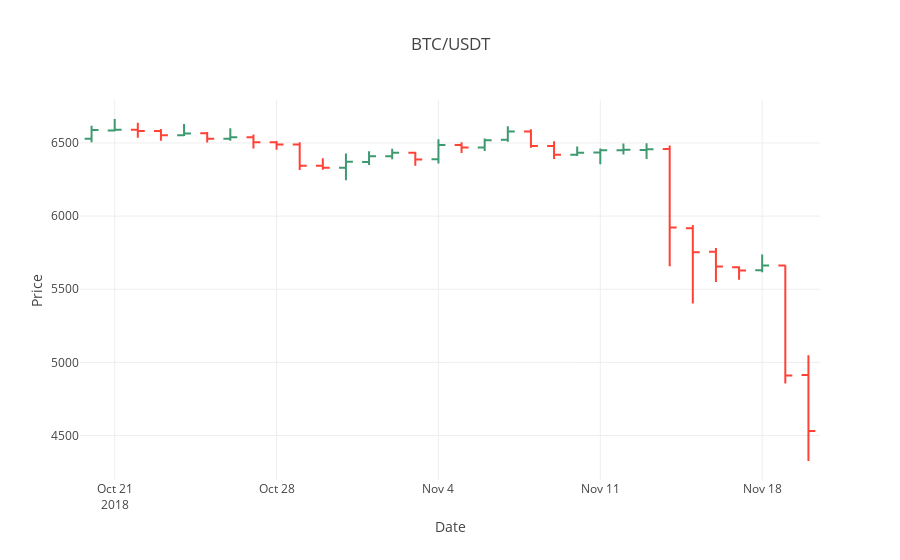
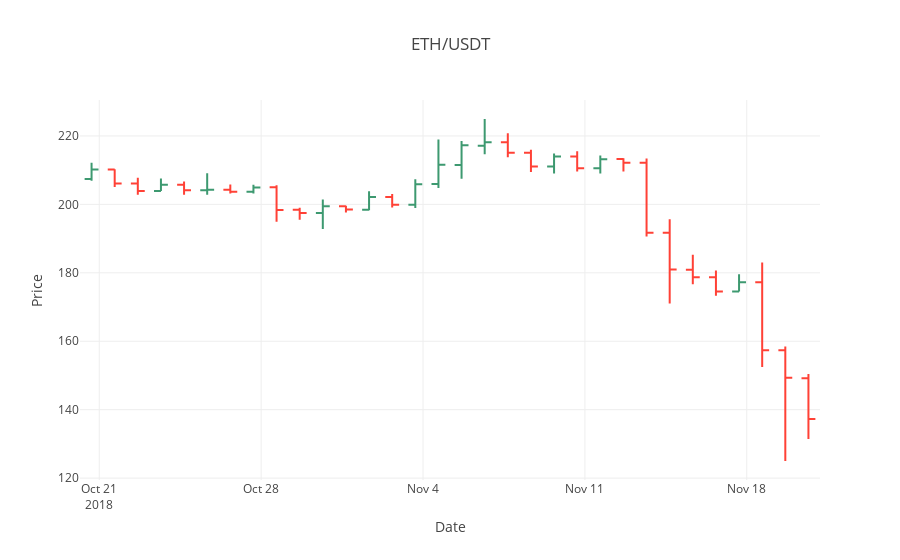
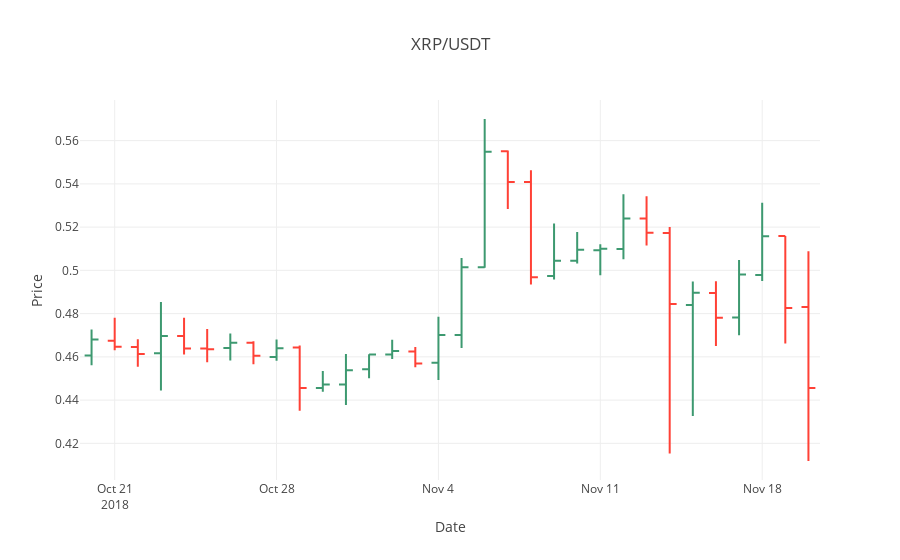
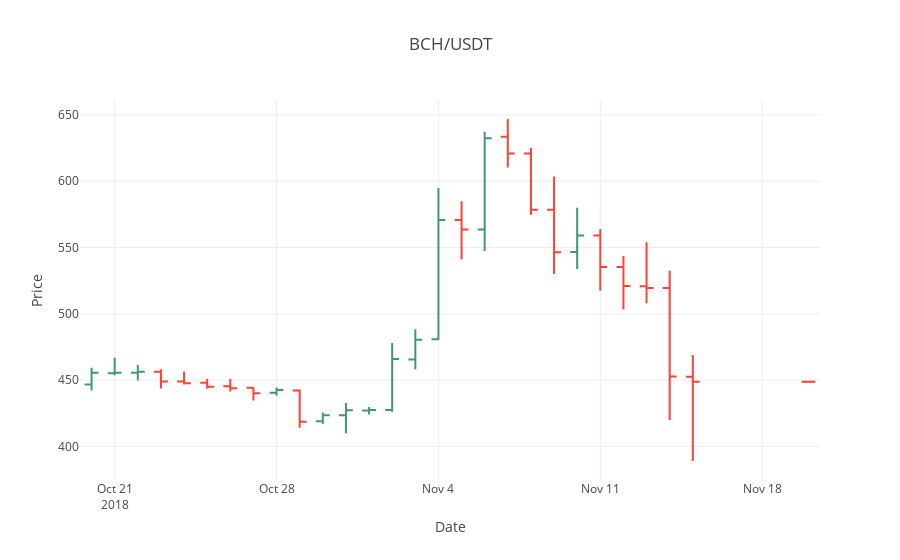

These figures' notebook cell, in order:
### Markdown cell above
## ohlc chart

### Code cell
pair1='BTC/USDT'
pair2='ETH/USDT'
pair3='XRP/USDT'
pair4='BCH/USDT'
get_ohlv(pair1,'1d',binance)
get_ohlv(pair2,'1d',ok)
get_ohlv(pair3,'1d',bitfinex)
get_ohlv(pair4,'1d',binance)
